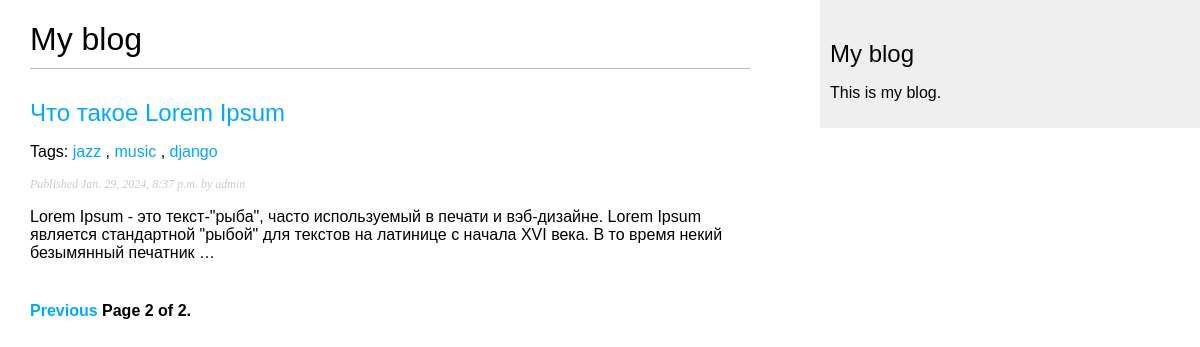
Screenshot of /blog/?page=2 with the database file from the repository.
### blog/models.py (models this page shows, shortened)
class Post(models.Model):
    class Status(models.TextChoices):
        DRAFT = 'DF', 'Draft'
        PUBLISHED = 'PB', 'Published'
    title = models.CharField(max_length=250)
    slug = models.SlugField(max_length=250,
                            unique_for_date='publish')
    author = models.ForeignKey(User,
                               on_delete=models.CASCADE,
                               related_name='blog_posts')
    body = models.TextField()
    publish = models.DateTimeField(default=timezone.now)
    created = models.DateTimeField(auto_now_add=True)
    updated = models.DateTimeField(auto_now=True)
    status = models.CharField(max_length=2,
                              choices=Status.choices,
                              default=Status.DRAFT)
    object = models.Manager()
    published = PublishedManager()
    tags = TaggableManager()
    class Meta:
        ordering = ['-publish']
        indexes = [
            models.Index(fields=['-publish']),
        ]
    def get_absolute_url(self):
        return reverse('blog:post_detail',
                       args=[self.publish.year,
                             self.publish.month,
                             self.publish.day,
                             self.slug])

### blog/views.py (the view)
# urls.py: path('', views.post_list, name='post_list'),
def post_list(request, tag_slug=None):
    post_list = Post.published.all()
    tag = None
    if tag_slug:
        tag = get_object_or_404(Tag, slug=tag_slug)
        post_list = post_list.filter(tags__in=[tag])
    paginator = Paginator(post_list, 3)
    page_number = request.GET.get('page', 1)
    try:
        posts = paginator.page(page_number)
    except PageNotAnInteger:
        posts = paginator.page(1)
    except EmptyPage:
        posts = paginator.page(paginator.num_pages)
    return render(request,
                  'blog/post/list.html',
                  {'posts': posts})

### blog/models.py (called while the page is built)
    def get_queryset(self):
        return super().get_queryset()\
            .filter(status=Post.Status.PUBLISHED)

### blog/templates/blog/post/list.html (shortened to what this page needs)
{% extends "blog/base.html" %}
{% block content %}
<h1>My blog</h1>
{% for post in posts %}
<h2>
    <a href="{{ post.get_absolute_url }}">
        {{ post.title }}
    </a>
</h2>
<p class="tags">
    Tags:
    {% for tag in post.tags.all %}
    <a href="{% url "blog:post_list_by_tag" tag.slug %}">
    {{ tag.name }}
    </a>
    {% if not forloop.last %}, {% endif %}
    {% endfor %}
</p>
<p class="date">
    Published {{ post.publish }} by {{ post.author }}
</p>
{{ post.body|truncatewords:30|linebreaks }}
{% endfor %}
{% include "pagination.html" with page=posts %}
{% endblock %}

### blog/static/css/blog.css (style rules this page uses)
body { margin:0; padding:0; font-family:helvetica, sans-serif; }
a { color:#00abff; text-decoration:none; }
h1 { font-weight:normal; border-bottom:1px solid #bbb; padding:0 0 10px 0; }
h2 { font-weight:normal; margin:30px 0 0; }
p.date { color:#ccc; font-family: georgia, serif; font-size: 12px; font-style: italic; }

### rows the page displays
Post: title "Что такое Lorem Ipsum", publish "Jan. 29, 2024, 8:37 p.m.", author "admin", body "Lorem Ipsum - это текст-\"рыба\", часто используемый в печати и вэб-дизайне. Lorem Ipsum является стандартной \"рыбой\" для текстов на латинице с начала XVI века. В то время некий безымянный печатник …"
Tag: name "jazz"
Tag: name "music"
Tag: name "django"

### other values shown
{{ page.number }} "2"
{{ page.paginator.num_pages }} "2"
